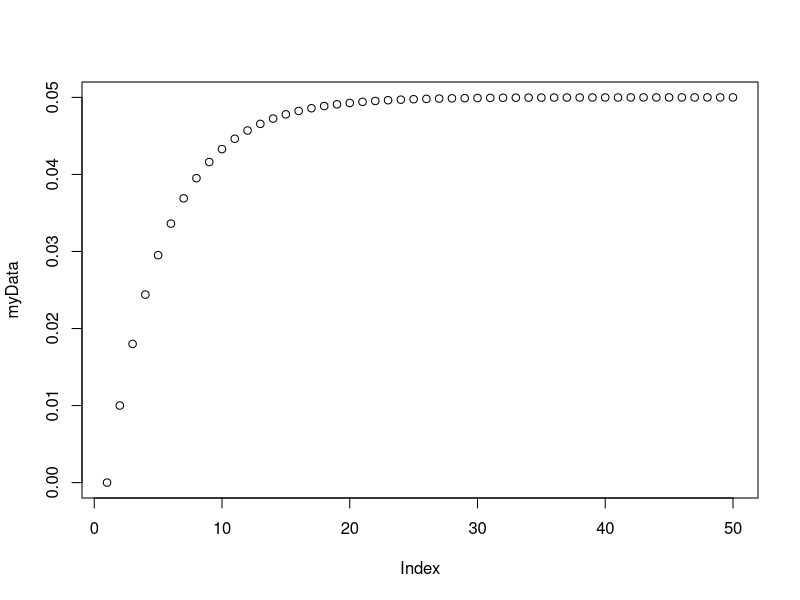
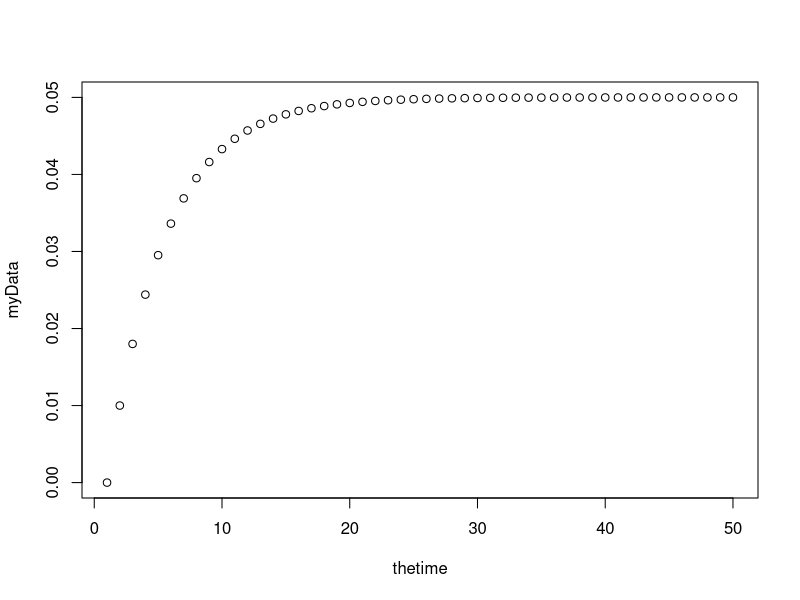
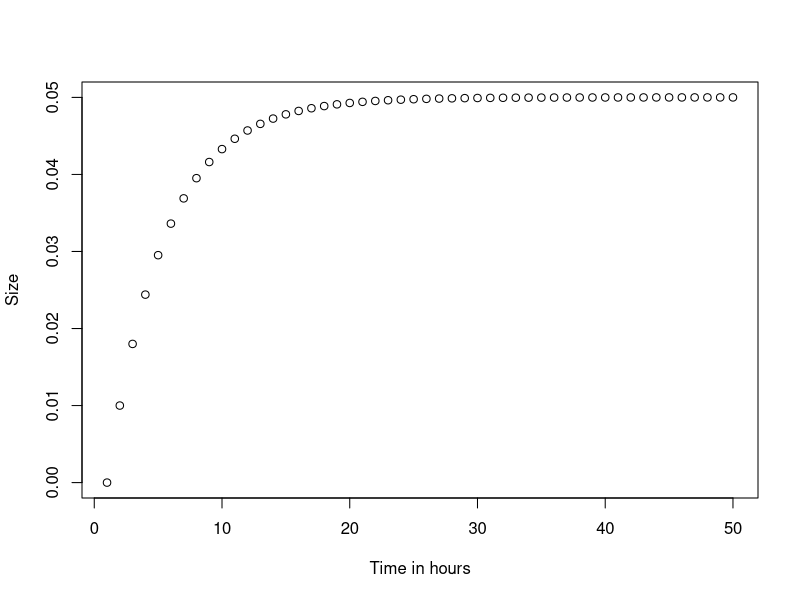
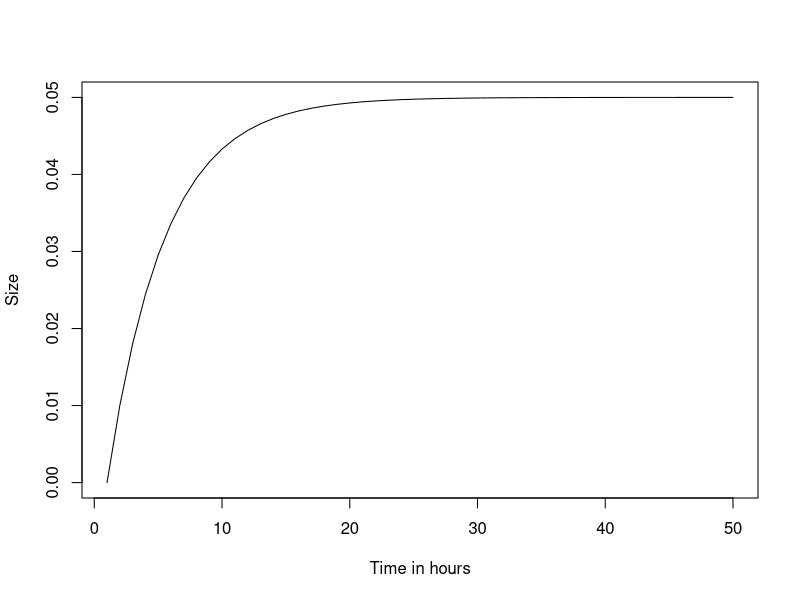
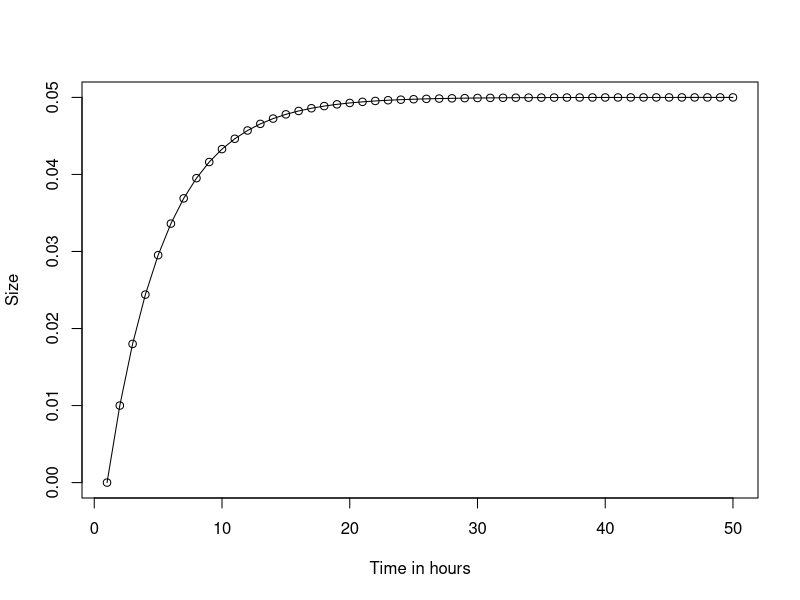
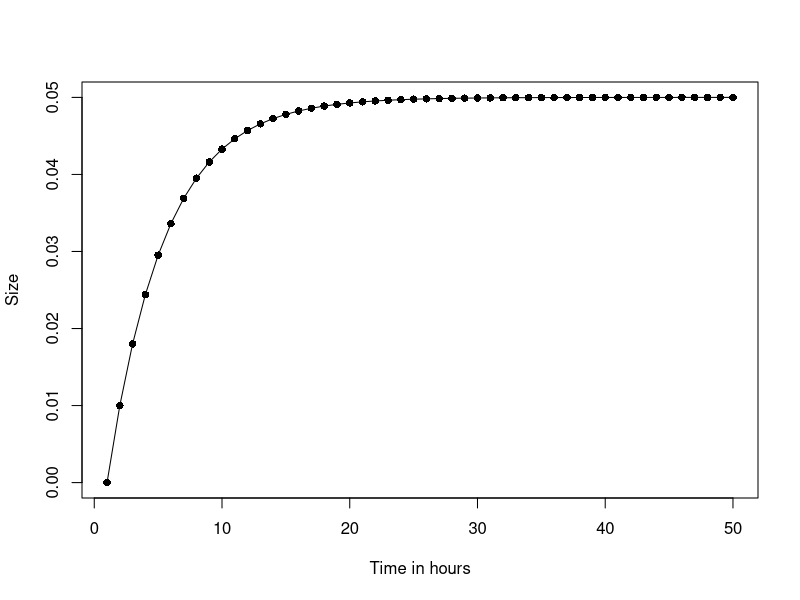
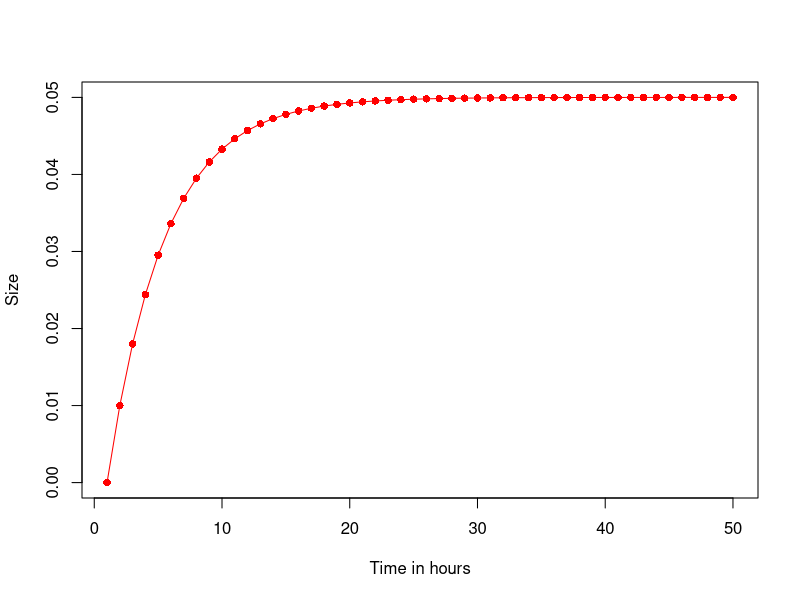
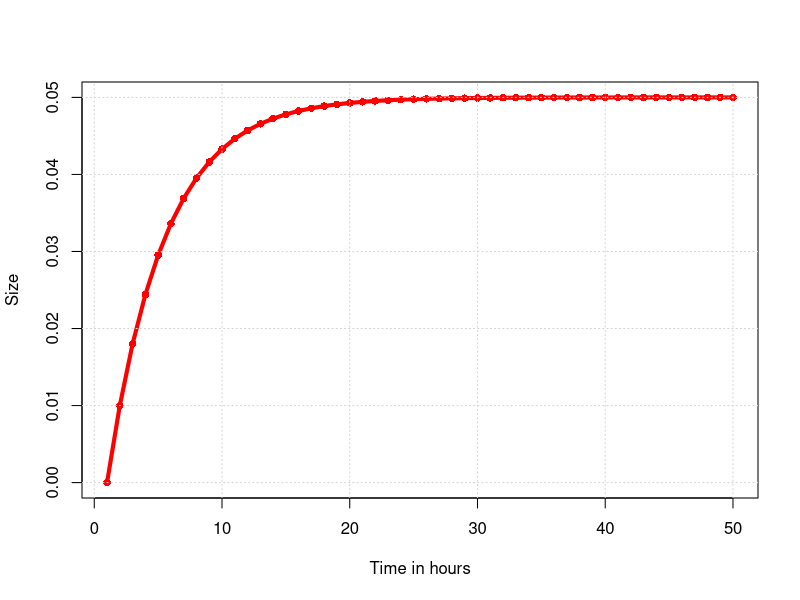

These charts were generated, in order, by the following R code:
# =============================================

# Lab 1 - Session 1 (2014-09-09)

# David Champredon (champrd@math.mcmaster.ca)

# =============================================


# Saving a script in a file. No interactive session.


# Commented line start with the hash '#'
# and will be ignored by R


# --- Variables ---

# assign a value to a variable
a <- 2
a = 2
print(a)


str(a)

s="hello"
str(s)

# display
a
print(a)


# operations
b = sqrt(a) ; print(b)

b2 = sin(a*pi/4); print(b2)
bb = exp(b) ; bb

?sqrt
# Good help source:  http://stackoverflow.com



# --- VECTORS ---

# Creation

z = c(7,2,29,0)   # long-hand
# access an element
print(z[1])

i = 3
print(z[i])



# change the value of an element
i=2
z[2] = 51
print(z)



# shortcuts
za = c(1,2,3,4,5,6,7,8,9,10)
zb = c(1:10)
zc = 1:10
zd = seq(from=1, to =10, by=1)

z.odds = seq(from=1, to=9, by=2)

z.real = seq(from=sqrt(2), to=5*pi, by=log(2))

z.repeat = rep(x=3,times=10)

z.repeat2 = rep(x=c(3,7), times=5)

z.repeat3 = rep(x=c(3,7), times=c(8,2))



# Empty initialization

y = numeric(3)
print(y)

y[1] = 98
y[2] = 71
y[3] = 100
print(y)




# Warning!
y[4] = 82
print(y)

y[5]




# Accessing elements of vectors

a = z[3]

a=z[2]
b=z[3]
c=z[4]

b = z[2:4]
b = z[c(1,9,3)]

d = z[z>9]
d = z[z>3 & z<11]

l = (z>9)

# Setting values of elements

w = z

w[w>8] = 0



# --- Loops ---

y = numeric(1000)

for (i in 1:1000)
{
  y[i] = i*i-2
}
print(y)




i=1
while(i<=10)
{
  y[i] = i*i-2
  i = i+1
}


### Simple linear system

X = numeric(50)
X[1] = 0

for(i in 2:50)
{
	X[i] = 0.01 + 0.8*X[i-1]
}
print(X)


# -- Plots --

#par(mar=rep(0,4))
par(mfrow=c(1,1))

# Make up some data
myData = X

# Plot, naive
plot(myData)

?plot 
?par


# Plot, with explicit x-axis range
thetime <- 1:50 # defines the time steps
plot(x=thetime, y=myData)

# Plot, with proper labels
plot(x=thetime, y=myData, xlab="Time in hours", ylab="Size")

# Plot with lines style
plot(x=thetime, y=myData, xlab="Time in hours", ylab="Size",
     typ="l")

# Plot with lines and points style
plot(x=thetime, y=myData, xlab="Time in hours", ylab="Size",
     typ="o")

# Plot with lines and filled points style
plot(x=thetime, y=myData, xlab="Time in hours", ylab="Size",
     typ="o", pch=16)

# Plot with colours
plot(x=thetime, y=myData, xlab="Time in hours", ylab="Size",
     typ="o", pch=16, col="red")

# Plot thicker
plot(x=thetime, y=myData, xlab="Time in hours", ylab="Size",
     typ="o", pch=16, col="red", lwd=4)

# add grid (to the latest plot run)
grid()

?par


